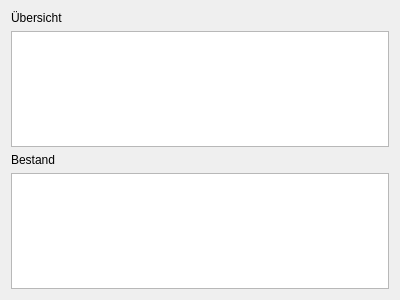
<?xml version="1.0" encoding="UTF-8"?>
<ui version="4.0">
 <class>SaatgutWidget</class>
 <widget class="QWidget" name="SaatgutWidget">
  <property name="geometry">
   <rect>
    <x>0</x>
    <y>0</y>
    <width>400</width>
    <height>300</height>
   </rect>
  </property>
  <property name="windowTitle">
   <string>Form</string>
  </property>
  <layout class="QVBoxLayout" name="verticalLayout">
   <item>
    <widget class="QLabel" name="label_16">
     <property name="text">
      <string>Übersicht</string>
     </property>
    </widget>
   </item>
   <item>
    <widget class="QTableView" name="tableSaagut"/>
   </item>
   <item>
    <widget class="QLabel" name="label_24">
     <property name="text">
      <string>Bestand</string>
     </property>
    </widget>
   </item>
   <item>
    <widget class="QTableView" name="tableSaatgutbestand_2"/>
   </item>
  </layout>
 </widget>
 <resources/>
 <connections/>
</ui>
